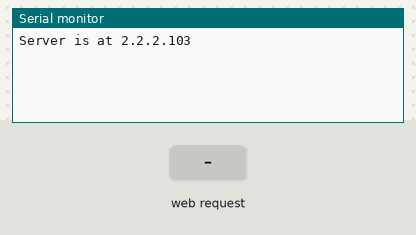
Bench run of a sketch on a simulated Arduino Uno, built with avr-gcc and run on an emulated ATmega328P. Shown: the last lines printed to the serial monitor. The test bench sets the inputs (shaded band). WiFi joins after 1.5 s; servers stay silent unless stated.

Above: at 1.2 s.
1.3 s: HTTP request GET /foo received
At 2.5 s:
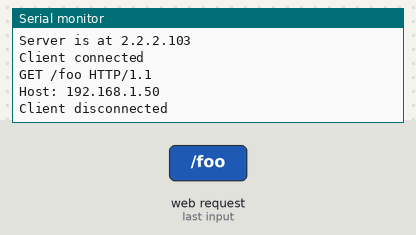
2.8 s: HTTP request GET /bar received
At 3.9 s:
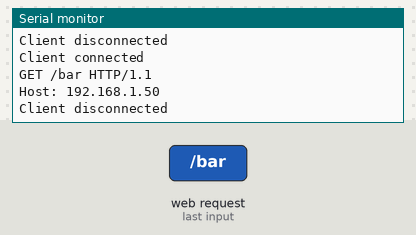

Measured:
- after the input at 1.3 s, the serial monitor: prints a new line at once (image 1)
- after the input at 2.8 s, the serial monitor: prints a new line at once (image 2)

The sketch:

serial2ethernet.ino
```cpp
#include <SPI.h>
#include <Ethernet.h>

// Enter a MAC address and IP address for your controller below.
byte mac[] = {
  0xDE, 0xAD, 0xBE, 0xEF, 0xFE, 0xED };

// Our IP address
IPAddress ip(2,2,2,103);

// Initialize the Ethernet server library
// with the IP address and port you want to use
// (port 80 is default for HTTP):
EthernetServer server(80);

void setup()
  {
  // Open serial communications and wait for port to open:
  Serial.begin(9600);
  while (!Serial) { } // wait for serial port to connect.

  // start the Ethernet connection and the server:
  Ethernet.begin(mac, ip);
  server.begin();
  Serial.print(F("Server is at "));
  Serial.println(Ethernet.localIP());
  }  // end of setup

// how much serial data we expect before a newline
const unsigned int MAX_INPUT = 100;
// the maximum length of paramters we accept
const int MAX_PARAM = 10;

// Example GET line: GET /?foo=bar HTTP/1.1
void processGet (const char * data)
  {
  // find where the parameters start
  const char * paramsPos = strchr (data, '?');
  if (paramsPos == NULL)
    return;  // no parameters
  // find the trailing space
  const char * spacePos = strchr (paramsPos, ' ');
  if (spacePos == NULL)
    return;  // no space found
  // work out how long the parameters are
  int paramLength = spacePos - paramsPos - 1;
  // see if too long
  if (paramLength >= MAX_PARAM)
    return;  // too long for us
  // copy parameters into a buffer
  char param [MAX_PARAM];
  memcpy (param, paramsPos + 1, paramLength);  // skip the "?"
  param [paramLength] = 0;  // null terminator

  // do things depending on argument (GET parameters)

  if (strcmp (param, "foo") == 0){
  tempx();
    Serial.println (F("Activating foo"));
//
  }

  else if (strcmp (param, "bar") == 0){
    Serial.println (F("Activating bar"));
  }
  }  // end of processGet

// here to process incoming serial data after a terminator received
void processData (const char * data)
  {
  Serial.println (data);
  if (strlen (data) < 4)
    return;

  if (memcmp (data, "GET ", 4) == 0)
    processGet (&data [4]);
  }  // end of processData

bool processIncomingByte (const byte inByte)
  {
  static char input_line [MAX_INPUT];
  static unsigned int input_pos = 0;
  switch (inByte)
    {
    case '\n':   // end of text
      input_line [input_pos] = 0;  // terminating null byte
      if (input_pos == 0)
        return true;   // got blank line
      // terminator reached! process input_line here ...
      processData (input_line);
      // reset buffer for next time
      input_pos = 0;
      break;

    case '\r':   // discard carriage return
      break;

    default:
      // keep adding if not full ... allow for terminating null byte
      if (input_pos < (MAX_INPUT - 1))
        input_line [input_pos++] = inByte;
      break;
    }  // end of switch
  return false;    // don't have a blank line yet
  } // end of processIncomingByte


void loop()
  {
  // listen for incoming clients
  EthernetClient client = server.available();
  if (client)
    {
    Serial.println(F("Client connected"));
    // an http request ends with a blank line
    boolean done = false;
    while (client.connected() && !done)
      {
      while (client.available () > 0 && !done)
        done = processIncomingByte (client.read ());
      }  // end of while client connected

    // send a standard http response header
    client.println(F("HTTP/1.1 200 OK"));
    client.println(F("Content-Type: text/html"));
    client.println(F("Connection: close"));  // close after completion of the response
    client.println();   // end of HTTP header
    client.println(F("<!DOCTYPE HTML>"));
    client.println(F("<html>"));
    client.println(F("<head>"));
    client.println(F("<title>Test page</title>"));
    client.println(F("</head>"));
    client.println(F("<body>"));
    client.println(F("<h1>My web page</h1>"));
    client.println(F("<p>Requested actions performed"));
    client.println(F("</body>"));
    client.println(F("</html>"));

    // give the web browser time to receive the data
    delay(10);
    // close the connection:
    client.stop();
    Serial.println(F("Client disconnected"));
  }  // end of got a new client
}


void tempx(){
    EthernetClient client = server.available();
    client.println(F("HTTP/1.1 200 OK"));
    client.println(F("Content-Type: text/html"));
    client.println(F("Connection: close"));  // close after completion of the response
    client.println();   // end of HTTP header
    client.println(F("<!DOCTYPE HTML>"));
    client.println(F("<html>"));
    client.println(F("<head>"));
    client.println(F("<title>Test page</title>"));
    client.println(F("</head>"));
    client.println(F("<body>"));
    client.println(F("<h1>TEMPERATURE IS: </h1>"));
    client.println(F("</body>"));
    client.println(F("</html>"));

    // give the web browser time to receive the data
    delay(10);
    // close the connection:
    client.stop();

}
```
